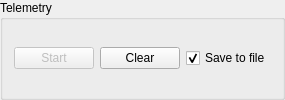
    <widget class="QGroupBox" name="telemetryGroupBox">
     <property name="sizePolicy">
      <sizepolicy hsizetype="Preferred" vsizetype="Fixed">
       <horstretch>0</horstretch>
       <verstretch>0</verstretch>
      </sizepolicy>
     </property>
     <property name="title">
      <string>Telemetry</string>
     </property>
     <layout class="QHBoxLayout" name="horizontalLayout_3">
      <item>
       <widget class="QPushButton" name="telemetryToggleButton">
        <property name="enabled">
         <bool>false</bool>
        </property>
        <property name="sizePolicy">
         <sizepolicy hsizetype="Fixed" vsizetype="Fixed">
          <horstretch>0</horstretch>
          <verstretch>0</verstretch>
         </sizepolicy>
        </property>
        <property name="text">
         <string>Start</string>
        </property>
       </widget>
      </item>
      <item>
       <widget class="QPushButton" name="clearTelemetryButton">
        <property name="sizePolicy">
         <sizepolicy hsizetype="Fixed" vsizetype="Fixed">
          <horstretch>0</horstretch>
          <verstretch>0</verstretch>
         </sizepolicy>
        </property>
        <property name="text">
         <string>Clear</string>
        </property>
       </widget>
      </item>
      <item>
       <widget class="QCheckBox" name="saveToFileCheckBox">
        <property name="sizePolicy">
         <sizepolicy hsizetype="Fixed" vsizetype="Fixed">
          <horstretch>0</horstretch>
          <verstretch>0</verstretch>
         </sizepolicy>
        </property>
        <property name="text">
         <string>Save to file</string>
        </property>
        <property name="checked">
         <bool>true</bool>
        </property>
       </widget>
      </item>
     </layout>
    </widget>
